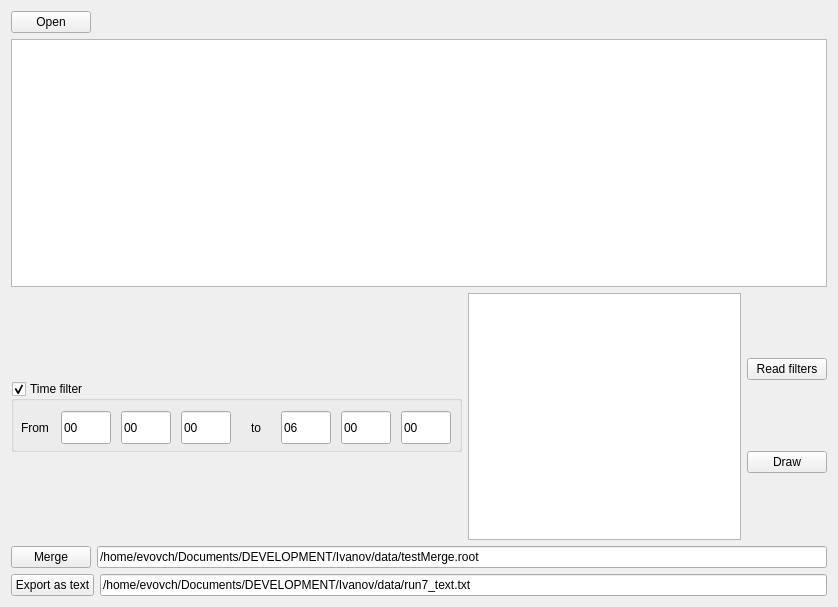
<?xml version="1.0" encoding="UTF-8"?>
<ui version="4.0">
 <class>cls_MainWindow</class>
 <widget class="QMainWindow" name="cls_MainWindow">
  <property name="geometry">
   <rect>
    <x>0</x>
    <y>0</y>
    <width>838</width>
    <height>607</height>
   </rect>
  </property>
  <property name="windowTitle">
   <string>cls_MainWindow</string>
  </property>
  <widget class="QWidget" name="centralWidget">
   <layout class="QVBoxLayout" name="verticalLayout_2">
    <item>
     <layout class="QHBoxLayout" name="horizontalLayout">
      <item>
       <widget class="QPushButton" name="pushButton">
        <property name="text">
         <string>Open</string>
        </property>
       </widget>
      </item>
      <item>
       <spacer name="horizontalSpacer">
        <property name="orientation">
         <enum>Qt::Horizontal</enum>
        </property>
        <property name="sizeHint" stdset="0">
         <size>
          <width>40</width>
          <height>20</height>
         </size>
        </property>
       </spacer>
      </item>
     </layout>
    </item>
    <item>
     <widget class="QListWidget" name="listWidget"/>
    </item>
    <item>
     <layout class="QHBoxLayout" name="horizontalLayout_3">
      <item>
       <widget class="QGroupBox" name="groupBox">
        <property name="sizePolicy">
         <sizepolicy hsizetype="Fixed" vsizetype="Fixed">
          <horstretch>0</horstretch>
          <verstretch>0</verstretch>
         </sizepolicy>
        </property>
        <property name="minimumSize">
         <size>
          <width>451</width>
          <height>71</height>
         </size>
        </property>
        <property name="maximumSize">
         <size>
          <width>451</width>
          <height>71</height>
         </size>
        </property>
        <property name="title">
         <string>Time filter</string>
        </property>
        <property name="checkable">
         <bool>true</bool>
        </property>
        <widget class="QLineEdit" name="leFromH">
         <property name="geometry">
          <rect>
           <x>50</x>
           <y>30</y>
           <width>50</width>
           <height>33</height>
          </rect>
         </property>
         <property name="sizePolicy">
          <sizepolicy hsizetype="Fixed" vsizetype="Fixed">
           <horstretch>0</horstretch>
           <verstretch>0</verstretch>
          </sizepolicy>
         </property>
         <property name="minimumSize">
          <size>
           <width>50</width>
           <height>33</height>
          </size>
         </property>
         <property name="maximumSize">
          <size>
           <width>50</width>
           <height>33</height>
          </size>
         </property>
         <property name="text">
          <string>00</string>
         </property>
        </widget>
        <widget class="QLabel" name="label">
         <property name="geometry">
          <rect>
           <x>10</x>
           <y>30</y>
           <width>41</width>
           <height>33</height>
          </rect>
         </property>
         <property name="sizePolicy">
          <sizepolicy hsizetype="Fixed" vsizetype="Fixed">
           <horstretch>0</horstretch>
           <verstretch>0</verstretch>
          </sizepolicy>
         </property>
         <property name="minimumSize">
          <size>
           <width>0</width>
           <height>33</height>
          </size>
         </property>
         <property name="maximumSize">
          <size>
           <width>16777215</width>
           <height>33</height>
          </size>
         </property>
         <property name="sizeIncrement">
          <size>
           <width>0</width>
           <height>33</height>
          </size>
         </property>
         <property name="text">
          <string>From</string>
         </property>
        </widget>
        <widget class="QLineEdit" name="leFromS">
         <property name="geometry">
          <rect>
           <x>170</x>
           <y>30</y>
           <width>50</width>
           <height>33</height>
          </rect>
         </property>
         <property name="sizePolicy">
          <sizepolicy hsizetype="Fixed" vsizetype="Fixed">
           <horstretch>0</horstretch>
           <verstretch>0</verstretch>
          </sizepolicy>
         </property>
         <property name="minimumSize">
          <size>
           <width>50</width>
           <height>33</height>
          </size>
         </property>
         <property name="maximumSize">
          <size>
           <width>50</width>
           <height>33</height>
          </size>
         </property>
         <property name="text">
          <string>00</string>
         </property>
        </widget>
        <widget class="QLineEdit" name="leFromM">
         <property name="geometry">
          <rect>
           <x>110</x>
           <y>30</y>
           <width>50</width>
           <height>33</height>
          </rect>
         </property>
         <property name="sizePolicy">
          <sizepolicy hsizetype="Fixed" vsizetype="Fixed">
           <horstretch>0</horstretch>
           <verstretch>0</verstretch>
          </sizepolicy>
         </property>
         <property name="minimumSize">
          <size>
           <width>50</width>
           <height>33</height>
          </size>
         </property>
         <property name="maximumSize">
          <size>
           <width>50</width>
           <height>33</height>
          </size>
         </property>
         <property name="text">
          <string>00</string>
         </property>
        </widget>
        <widget class="QLineEdit" name="leToH">
         <property name="geometry">
          <rect>
           <x>270</x>
           <y>30</y>
           <width>50</width>
           <height>33</height>
          </rect>
         </property>
         <property name="sizePolicy">
          <sizepolicy hsizetype="Fixed" vsizetype="Fixed">
           <horstretch>0</horstretch>
           <verstretch>0</verstretch>
          </sizepolicy>
         </property>
         <property name="minimumSize">
          <size>
           <width>50</width>
           <height>33</height>
          </size>
         </property>
         <property name="maximumSize">
          <size>
           <width>50</width>
           <height>33</height>
          </size>
         </property>
         <property name="text">
          <string>06</string>
         </property>
        </widget>
        <widget class="QLineEdit" name="leToS">
         <property name="geometry">
          <rect>
           <x>390</x>
           <y>30</y>
           <width>50</width>
           <height>33</height>
          </rect>
         </property>
         <property name="sizePolicy">
          <sizepolicy hsizetype="Fixed" vsizetype="Fixed">
           <horstretch>0</horstretch>
           <verstretch>0</verstretch>
          </sizepolicy>
         </property>
         <property name="minimumSize">
          <size>
           <width>50</width>
           <height>33</height>
          </size>
         </property>
         <property name="maximumSize">
          <size>
           <width>50</width>
           <height>33</height>
          </size>
         </property>
         <property name="text">
          <string>00</string>
         </property>
        </widget>
        <widget class="QLineEdit" name="leToM">
         <property name="geometry">
          <rect>
           <x>330</x>
           <y>30</y>
           <width>50</width>
           <height>33</height>
          </rect>
         </property>
         <property name="sizePolicy">
          <sizepolicy hsizetype="Fixed" vsizetype="Fixed">
           <horstretch>0</horstretch>
           <verstretch>0</verstretch>
          </sizepolicy>
         </property>
         <property name="minimumSize">
          <size>
           <width>50</width>
           <height>33</height>
          </size>
         </property>
         <property name="maximumSize">
          <size>
           <width>50</width>
           <height>33</height>
          </size>
         </property>
         <property name="text">
          <string>00</string>
         </property>
        </widget>
        <widget class="QLabel" name="label_2">
         <property name="geometry">
          <rect>
           <x>240</x>
           <y>30</y>
           <width>21</width>
           <height>33</height>
          </rect>
         </property>
         <property name="sizePolicy">
          <sizepolicy hsizetype="Fixed" vsizetype="Fixed">
           <horstretch>0</horstretch>
           <verstretch>0</verstretch>
          </sizepolicy>
         </property>
         <property name="minimumSize">
          <size>
           <width>0</width>
           <height>33</height>
          </size>
         </property>
         <property name="maximumSize">
          <size>
           <width>16777215</width>
           <height>33</height>
          </size>
         </property>
         <property name="sizeIncrement">
          <size>
           <width>0</width>
           <height>33</height>
          </size>
         </property>
         <property name="text">
          <string>to</string>
         </property>
        </widget>
       </widget>
      </item>
      <item>
       <widget class="QListWidget" name="lstFilters"/>
      </item>
      <item>
       <layout class="QVBoxLayout" name="verticalLayout">
        <item>
         <widget class="QPushButton" name="pushButton_3">
          <property name="text">
           <string>Read filters</string>
          </property>
         </widget>
        </item>
        <item>
         <widget class="QPushButton" name="pushButton_4">
          <property name="text">
           <string>Draw</string>
          </property>
         </widget>
        </item>
       </layout>
      </item>
     </layout>
    </item>
    <item>
     <layout class="QHBoxLayout" name="horizontalLayout_2">
      <item>
       <widget class="QPushButton" name="pushButton_2">
        <property name="text">
         <string>Merge</string>
        </property>
       </widget>
      </item>
      <item>
       <widget class="QLineEdit" name="lineEdit">
        <property name="text">
         <string>/home/evovch/Documents/DEVELOPMENT/Ivanov/data/testMerge.root</string>
        </property>
       </widget>
      </item>
     </layout>
    </item>
    <item>
     <layout class="QHBoxLayout" name="horizontalLayout_4">
      <item>
       <widget class="QPushButton" name="pushButton_5">
        <property name="text">
         <string>Export as text</string>
        </property>
       </widget>
      </item>
      <item>
       <widget class="QLineEdit" name="lineEdit_2">
        <property name="text">
         <string>/home/evovch/Documents/DEVELOPMENT/Ivanov/data/run7_text.txt</string>
        </property>
       </widget>
      </item>
     </layout>
    </item>
   </layout>
  </widget>
 </widget>
 <layoutdefault spacing="6" margin="11"/>
 <resources/>
 <connections>
  <connection>
   <sender>pushButton</sender>
   <signal>clicked()</signal>
   <receiver>cls_MainWindow</receiver>
   <slot>ChooseFile()</slot>
   <hints>
    <hint type="sourcelabel">
     <x>56</x>
     <y>40</y>
    </hint>
    <hint type="destinationlabel">
     <x>196</x>
     <y>63</y>
    </hint>
   </hints>
  </connection>
  <connection>
   <sender>pushButton_2</sender>
   <signal>clicked()</signal>
   <receiver>cls_MainWindow</receiver>
   <slot>Merge()</slot>
   <hints>
    <hint type="sourcelabel">
     <x>94</x>
     <y>554</y>
    </hint>
    <hint type="destinationlabel">
     <x>923</x>
     <y>31</y>
    </hint>
   </hints>
  </connection>
  <connection>
   <sender>pushButton_3</sender>
   <signal>clicked()</signal>
   <receiver>cls_MainWindow</receiver>
   <slot>ReadFilterFile()</slot>
   <hints>
    <hint type="sourcelabel">
     <x>826</x>
     <y>370</y>
    </hint>
    <hint type="destinationlabel">
     <x>833</x>
     <y>522</y>
    </hint>
   </hints>
  </connection>
  <connection>
   <sender>pushButton_4</sender>
   <signal>clicked()</signal>
   <receiver>cls_MainWindow</receiver>
   <slot>DrawAllDist()</slot>
   <hints>
    <hint type="sourcelabel">
     <x>826</x>
     <y>460</y>
    </hint>
    <hint type="destinationlabel">
     <x>785</x>
     <y>513</y>
    </hint>
   </hints>
  </connection>
  <connection>
   <sender>pushButton_5</sender>
   <signal>clicked()</signal>
   <receiver>cls_MainWindow</receiver>
   <slot>ExportAsText()</slot>
   <hints>
    <hint type="sourcelabel">
     <x>66</x>
     <y>583</y>
    </hint>
    <hint type="destinationlabel">
     <x>46</x>
     <y>601</y>
    </hint>
   </hints>
  </connection>
 </connections>
 <slots>
  <slot>ChooseFile()</slot>
  <slot>Merge()</slot>
  <slot>ReadFilterFile()</slot>
  <slot>DrawAllDist()</slot>
  <slot>ExportAsText()</slot>
 </slots>
</ui>
